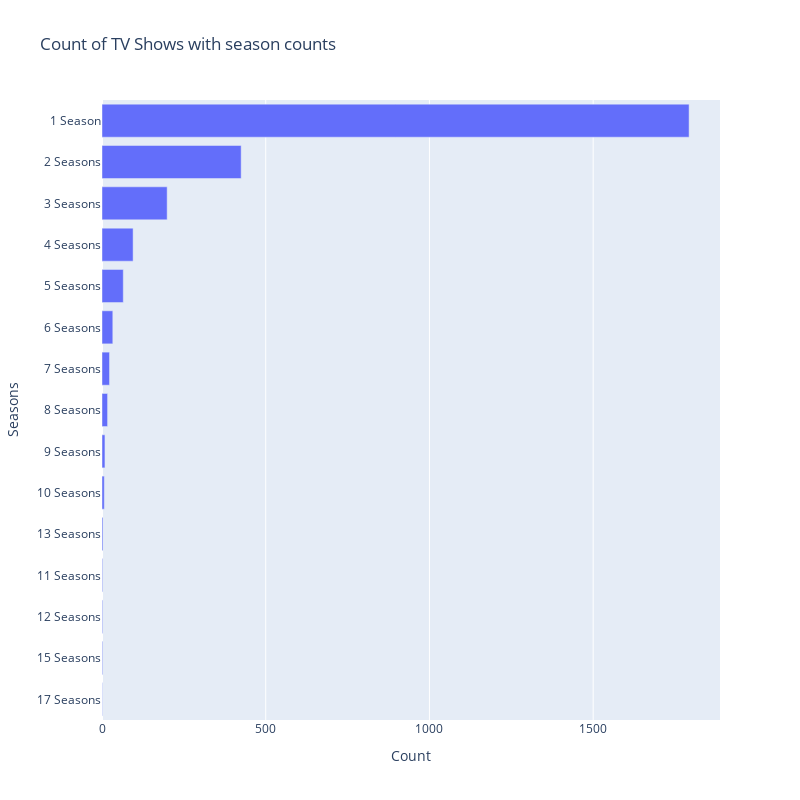

The cell this chart's notebook holds for it:
### Code cell
px.bar(shows_seasons.reset_index().sort_values(by=['Count']), x = 'Count', y= 'Seasons', title='Count of TV Shows with season counts', height=800, width=800)

### Figure 1 — Plotly figure (JSON) as saved in the notebook; plotly's stock layout.template omitted (floating-point values rounded to 4 significant figures)
{"data": [{"alignmentgroup": "True", "hovertemplate": "Count=%{x}<br>Seasons=%{y}<extra></extra>", "legendgroup": "", "marker": {"color": "#636efa", "pattern": {"shape": ""}}, "name": "", "offsetgroup": "", "orientation": "h", "showlegend": false, "textposition": "auto", "type": "bar", "x": [1, 2, 2, 2, 3, 7, 9, 17, 23, 33, 65, 95, 199, 425, 1793], "xaxis": "x", "y": ["17 Seasons", "15 Seasons", "12 Seasons", "11 Seasons", "13 Seasons", "10 Seasons", "9 Seasons", "8 Seasons", "7 Seasons", "6 Seasons", "5 Seasons", "4 Seasons", "3 Seasons", "2 Seasons", "1 Season"], "yaxis": "y"}], "layout": {"barmode": "relative", "height": 800, "legend": {"tracegroupgap": 0}, "title": {"text": "Count of TV Shows with season counts"}, "width": 800, "xaxis": {"anchor": "y", "domain": [0, 1], "title": {"text": "Count"}}, "yaxis": {"anchor": "x", "domain": [0, 1], "title": {"text": "Seasons"}}}}
